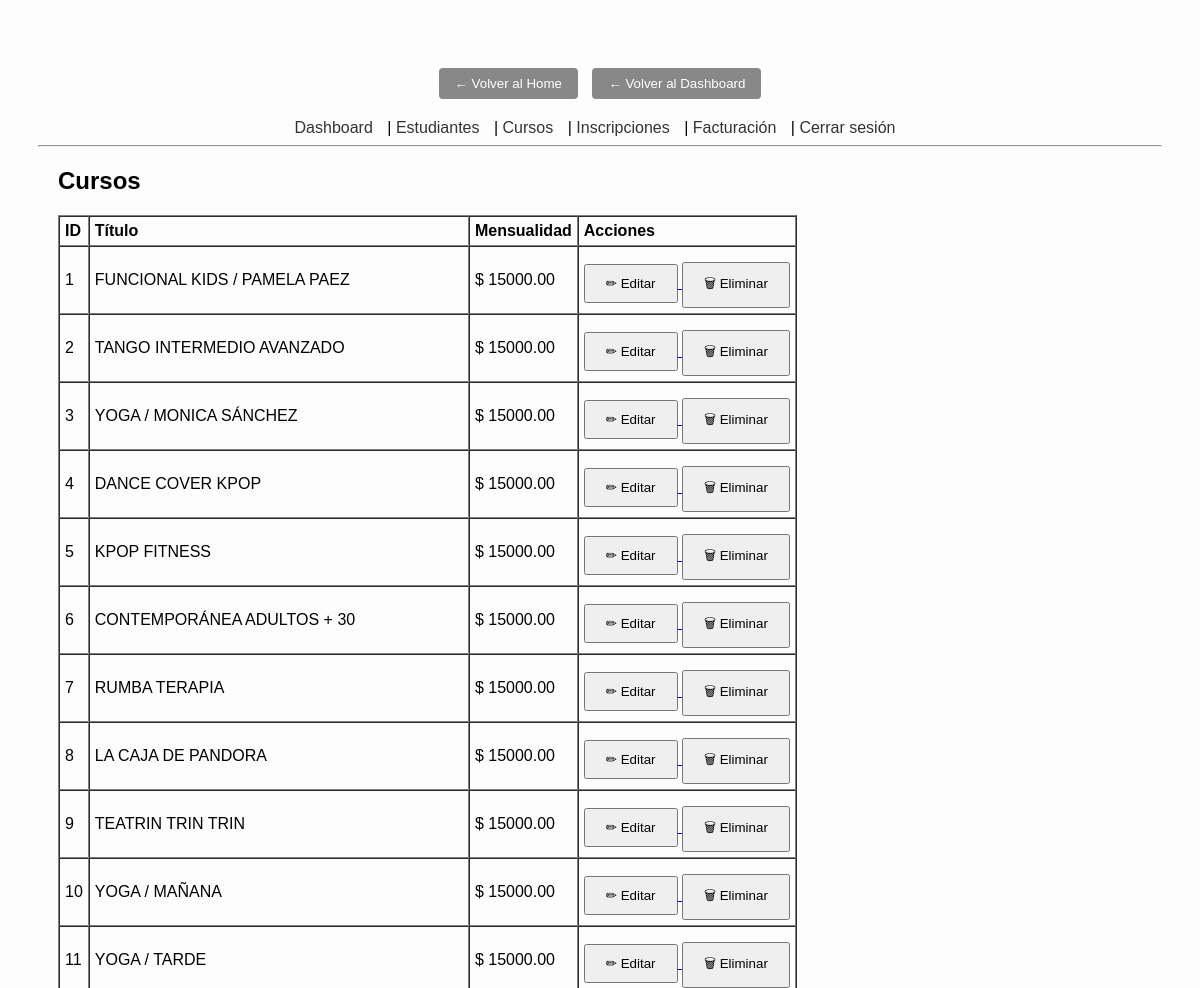
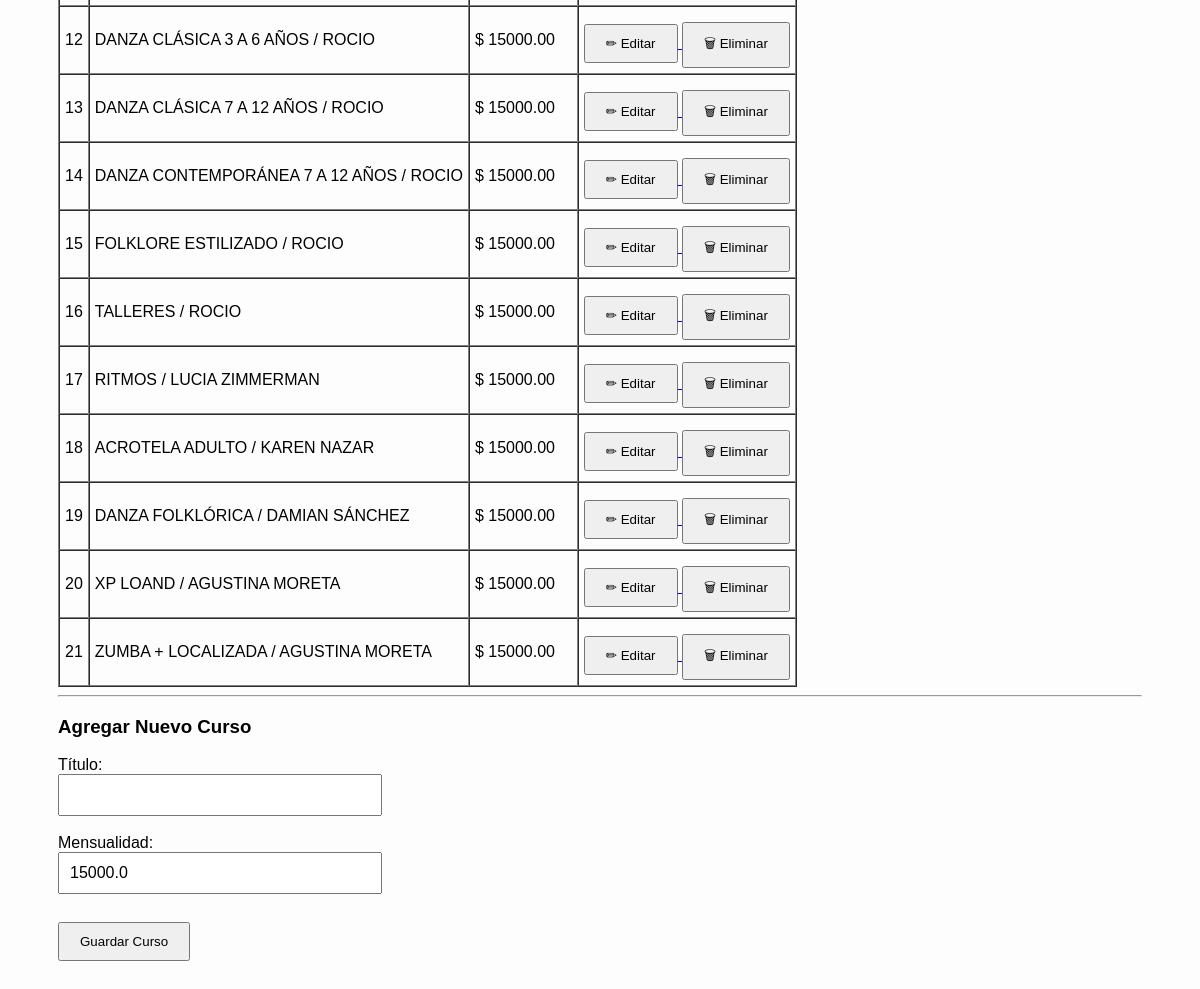
The page /admin/courses (signed in) on the database its author committed (2 pictures, top to bottom).
### app/models.py (models this page shows, shortened)
class Course(Base):
    __tablename__ = "courses"
    id          = Column(Integer, primary_key=True, index=True)
    title       = Column(String, unique=True, index=True, nullable=False)
    monthly_fee = Column(Float, default=15000.0, nullable=False)
    enrollments = relationship("Enrollment", back_populates="course")

### app/routes/admin.py (the view)
@router.get("/courses", response_class=HTMLResponse)
def admin_manage_courses(
    request: Request,
    edit_id: int = None,
    user=Depends(ensure_admin),
    db: Session = Depends(get_db)
):
    if hasattr(user, "status_code"):
        return user
    courses = list_courses(db)
    course_to_edit = None
    if edit_id:
        course_to_edit = get_course(db, edit_id)
    return templates.TemplateResponse("admin/courses.html", {
        "request": request,
        "courses": courses,
        "course_to_edit": course_to_edit
    })

### app/templates/admin/courses.html (shortened to what this page needs)
{% extends 'admin/base.html' %}
{% block content %}
<h2>Cursos</h2>
<table border="1" cellpadding="5" cellspacing="0">
    <thead>
        <tr>
            <th>ID</th>
            <th>Título</th>
            <th>Mensualidad</th>
            <th>Acciones</th>
        </tr>
    </thead>
    <tbody>
    {% for c in courses %}
        <tr>
            <td>{{ c.id }}</td>
            <td>{{ c.title }}</td>
            <td>$ {{ '%.2f' | format(c.monthly_fee) }}</td>
            <td>
                <a href="/admin/courses?edit_id={{ c.id }}">
                  <button>✏ Editar</button>
                </a>
                <a href="/admin/courses/delete/{{ c.id }}"
                   onclick="return confirm('¿Eliminar curso {{ c.title }}?');">
                  <button>🗑 Eliminar</button>
                </a>
            </td>
        </tr>
    {% endfor %}
    </tbody>
</table>
<hr>
{% if course_to_edit %}
    <h3>Editar Curso (ID {{ course_to_edit.id }})</h3>
{% else %}
    <h3>Agregar Nuevo Curso</h3>
{% endif %}
<form method="post" action="/admin/courses">
    <label>
        Título:<br>
        <input type="text" name="title" value="{{ course_to_edit.title if course_to_edit else '' }}" required />
    </label><br><br>
    <label>
        Mensualidad:<br>
        <input type="number" name="monthly_fee" step="0.01"
               value="{{ course_to_edit.monthly_fee if course_to_edit else 15000.0 }}" required />
    </label><br><br>
    <button type="submit">
        {% if course_to_edit %}Actualizar Curso{% else %}Guardar Curso{% endif %}
    </button>
</form>
{% endblock %}

### app/templates/admin/base.html (shortened to what this page needs)
<!DOCTYPE html>
<html lang="es">
<head>
    <link rel="stylesheet" href="/static/styles.css" />
</head>
<body>
    <div class="back-buttons">
        <a href="/"><button type="button">← Volver al Home</button></a>
        <a href="/admin"><button type="button">← Volver al Dashboard</button></a>
    </div>
    <nav>
        <a href="/admin">Dashboard</a> |
        <a href="/admin/students">Estudiantes</a> |
        <a href="/admin/courses">Cursos</a> |
        <a href="/admin/enrollments">Inscripciones</a> |
        <a href="/admin/invoices">Facturación</a> |
        <a href="/logout">Cerrar sesión</a>
    </nav>
    <hr>
    <div class="container">
        {% block content %}{% endblock %}
    </div>
</body>
</html>

### app/static/styles.css (style rules this page uses)
body { font-family: Arial, sans-serif; text-align: center; background: #fdfdfd; padding: 30px; }
input { padding: 10px; font-size: 16px; width: 300px; }
button { padding: 10px 20px; margin-top: 10px; }
nav a { margin-right: 10px; text-decoration: none; }
.container { margin: 20px; text-align: left; }
.back-buttons { margin: 20px; }
.back-buttons a + a { margin-left: 10px; }
.back-buttons button { background-color: #888; color: white; border: none; padding: 8px 16px; border-radius: 4px; cursor: pointer; }
nav a { margin-right: 10px; text-decoration: none; color: #333; }

### rows shown on the page
Course: id "1", title "FUNCIONAL KIDS / PAMELA PAEZ", monthly_fee "15000.00"
Course: id "2", title "TANGO INTERMEDIO AVANZADO", monthly_fee "15000.00"
Course: id "3", title "YOGA / MONICA SÁNCHEZ", monthly_fee "15000.00"
Course: id "4", title "DANCE COVER KPOP", monthly_fee "15000.00"
Course: id "5", title "KPOP FITNESS", monthly_fee "15000.00"
Course: id "6", title "CONTEMPORÁNEA ADULTOS + 30", monthly_fee "15000.00"
Course: id "7", title "RUMBA TERAPIA", monthly_fee "15000.00"
Course: id "8", title "LA CAJA DE PANDORA", monthly_fee "15000.00"
Course: id "9", title "TEATRIN TRIN TRIN", monthly_fee "15000.00"
Course: id "10", title "YOGA / MAÑANA", monthly_fee "15000.00"
Course: id "11", title "YOGA / TARDE", monthly_fee "15000.00"
Course: id "12", title "DANZA CLÁSICA 3 A 6 AÑOS / ROCIO", monthly_fee "15000.00"
Course: id "13", title "DANZA CLÁSICA 7 A 12 AÑOS / ROCIO", monthly_fee "15000.00"
Course: id "14", title "DANZA CONTEMPORÁNEA 7 A 12 AÑOS / ROCIO", monthly_fee "15000.00"
Course: id "15", title "FOLKLORE ESTILIZADO / ROCIO", monthly_fee "15000.00"
Course: id "16", title "TALLERES / ROCIO", monthly_fee "15000.00"
Course: id "17", title "RITMOS / LUCIA ZIMMERMAN", monthly_fee "15000.00"
Course: id "18", title "ACROTELA ADULTO / KAREN NAZAR", monthly_fee "15000.00"
Course: id "19", title "DANZA FOLKLÓRICA / DAMIAN SÁNCHEZ", monthly_fee "15000.00"
Course: id "20", title "XP LOAND / AGUSTINA MORETA", monthly_fee "15000.00"
Course: id "21", title "ZUMBA + LOCALIZADA / AGUSTINA MORETA", monthly_fee "15000.00"
